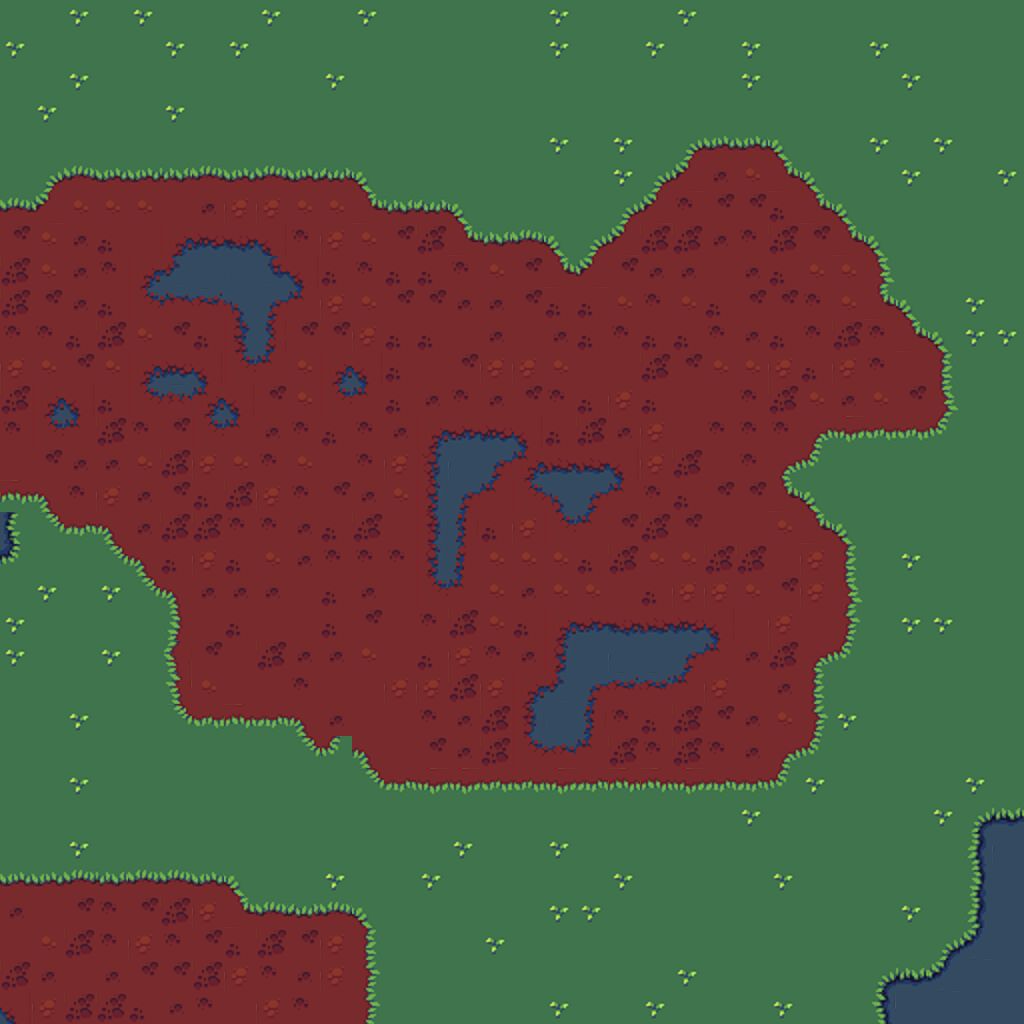

The image is a tile-based game level rendered from a .tmx file. Its description and source (layers, tilesets, objects; grid data summarised) follow:
An orthogonal 32x32 tile map with 32x32 px tiles, 1 tile layer (Layer0), 3 hidden layers not drawn, 2 tilesets.

<map version="1.2" tiledversion="1.2.1" orientation="orthogonal" renderorder="right-down" width="32" height="32" tilewidth="32" tileheight="32" infinite="0" nextlayerid="5" nextobjectid="1">
 <tileset firstgid="1" name="Meta" tilewidth="32" tileheight="32" tilecount="9" columns="3">
  <image source="../assets/New Piskel(6).png" trans="e98183" width="96" height="96" />
  <terraintypes>
   <terrain name="Mood" tile="0" />
  </terraintypes>
  <tile id="0" terrain="0,0,0,0">
   <properties>
    <property name="Name" value="Ground" />
   </properties>
  </tile>
  <tile id="1">
   <properties>
    <property name="Name" value="Mood" />
   </properties>
  </tile>
  <tile id="2">
   <properties>
    <property name="Name" value="pathway" />
   </properties>
  </tile>
  <tile id="3">
   <properties>
    <property name="Name" value="Obstacle" />
   </properties>
  </tile>
  <tile id="4">
   <properties>
    <property name="Name" value="Bedrock" />
   </properties>
  </tile>
 </tileset>
 <tileset firstgid="10" name="sheet" tilewidth="32" tileheight="32" tilecount="288" columns="24">
  <image source="../assets/sheet.png" trans="e98183" width="768" height="384" />
  <terraintypes>
   <terrain name="Grass" tile="48" />
   <terrain name="Dirst" tile="48" />
   <terrain name="Water" tile="48" />
  </terraintypes>
  <tile id="0" terrain="0,0,0,1" />
  <tile id="1" terrain="0,0,1,1" />
  <tile id="2" terrain="0,0,1,1" />
  <tile id="3" terrain="0,0,1,1" />
  <tile id="4" terrain="0,0,1,1" />
  <tile id="5" terrain="0,0,1,0" />
  <tile id="6" terrain="0,0,0,0" />
  <tile id="24" terrain="0,1,0,1" />
  <tile id="25" terrain="1,1,1,0" />
  <tile id="26" terrain="1,1,0,1" />
  <tile id="27" terrain="1,1,1,1" />
  <tile id="28" terrain="1,1,1,1" />
  <tile id="29" terrain="1,0,1,0" />
  <tile id="48" terrain="0,1,0,1" />
  <tile id="49" terrain="1,0,1,1" />
  <tile id="50" terrain="0,1,1,1" />
  <tile id="51" terrain="1,1,1,1" />
  <tile id="52" terrain="1,1,1,1" />
  <tile id="53" terrain="1,0,1,0" />
  <tile id="72" terrain="0,1,0,1" />
  <tile id="73" terrain="0,1,1,0" />
  <tile id="74" terrain="1,0,0,1" />
  <tile id="75" terrain="1,1,1,1" />
  <tile id="76" terrain="1,1,1,1" />
  <tile id="77" terrain="1,0,1,0" />
  <tile id="96" terrain="0,1,0,1" />
  <tile id="97" terrain="1,0,0,1" />
  <tile id="98" terrain="0,1,1,0" />
  <tile id="99" terrain="1,1,1,1" />
  <tile id="100" terrain="1,1,1,1" />
  <tile id="101" terrain="1,0,1,0" />
  <tile id="120" terrain="0,1,0,0" />
  <tile id="121" terrain="1,1,0,0" />
  <tile id="122" terrain="1,1,0,0" />
  <tile id="123" terrain="1,1,0,0" />
  <tile id="124" terrain="1,1,0,0" />
  <tile id="125" terrain="1,0,0,0" />
  <tile id="144" terrain="0,0,0,2" />
  <tile id="145" terrain="0,0,2,2" />
  <tile id="146" terrain="0,0,2,2" />
  <tile id="147" terrain="0,0,2,2" />
  <tile id="148" terrain="0,0,2,2" />
  <tile id="149" terrain="0,0,2,0" />
  <tile id="150" terrain="0,0,0,0" />
  <tile id="151" terrain="1,1,1,2" />
  <tile id="152" terrain="1,1,2,2" />
  <tile id="153" terrain="1,1,2,2" />
  <tile id="154" terrain="1,1,2,2" />
  <tile id="155" terrain="1,1,2,2" />
  <tile id="156" terrain="1,1,2,1" />
  <tile id="168" terrain="0,2,0,2" />
  <tile id="169" terrain="2,2,2,0" />
  <tile id="170" terrain="2,2,0,2" />
  <tile id="171" terrain="2,2,2,2" />
  <tile id="172" terrain="2,2,2,2" />
  <tile id="173" terrain="2,0,2,0" />
  <tile id="174" terrain="0,0,0,0" />
  <tile id="175" terrain="1,2,1,2" />
  <tile id="176" terrain="2,2,2,1" />
  <tile id="177" terrain="2,2,1,2" />
  <tile id="178" terrain="2,2,2,2" />
  <tile id="179" terrain="2,2,2,2" />
  <tile id="180" terrain="2,1,2,1" />
  <tile id="192" terrain="0,2,0,2" />
  <tile id="193" terrain="2,0,2,2" />
  <tile id="194" terrain="0,2,2,2" />
  <tile id="195" terrain="2,2,2,2" />
  <tile id="196" terrain="2,2,2,2" />
  <tile id="197" terrain="2,0,2,0" />
  <tile id="198" terrain="0,0,0,0" />
  <tile id="199" terrain="1,2,1,2" />
  <tile id="200" terrain="2,1,2,2" />
  <tile id="201" terrain="1,2,2,2" />
  <tile id="202" terrain="2,2,2,2" />
  <tile id="203" terrain="2,2,2,2" />
  <tile id="204" terrain="2,1,2,1" />
  <tile id="216" terrain="0,2,0,2" />
  <tile id="217" terrain="0,2,2,0" />
  <tile id="218" terrain="2,0,0,2" />
  <tile id="219" terrain="2,2,2,2" />
  <tile id="220" terrain="2,2,2,2" />
  <tile id="221" terrain="2,0,2,0" />
  <tile id="222" terrain="0,0,0,0" />
  <tile id="223" terrain="1,2,1,2" />
  <tile id="224" terrain="1,2,2,1" />
  <tile id="225" terrain="2,1,1,2" />
  <tile id="226" terrain="2,2,2,2" />
  <tile id="227" terrain="2,2,2,2" />
  <tile id="228" terrain="2,1,2,1" />
  <tile id="240" terrain="0,2,0,2" />
  <tile id="241" terrain="2,0,0,2" />
  <tile id="242" terrain="0,2,2,0" />
  <tile id="243" terrain="2,2,2,2" />
  <tile id="244" terrain=",2,2,2" />
  <tile id="245" terrain="2,0,2,0" />
  <tile id="246" terrain="0,0,0,0" />
  <tile id="247" terrain="1,2,1,2" />
  <tile id="248" terrain="2,1,1,2" />
  <tile id="249" terrain="1,2,2,1" />
  <tile id="250" terrain="2,2,2,2" />
  <tile id="251" terrain="2,2,2,2" />
  <tile id="252" terrain="2,1,2,1" />
  <tile id="264" terrain="0,2,0,0" />
  <tile id="265" terrain="2,2,0,0" />
  <tile id="266" terrain="2,2,0,0" />
  <tile id="267" terrain="2,2,0,0" />
  <tile id="268" terrain="2,2,0,0" />
  <tile id="269" terrain="2,0,0,0" />
  <tile id="270" terrain="0,0,0,0" />
  <tile id="271" terrain="1,2,1,1" />
  <tile id="272" terrain="2,2,1,1" />
  <tile id="273" terrain="2,2,1,1" />
  <tile id="274" terrain="2,2,1,1" />
  <tile id="275" terrain="2,2,1,1" />
  <tile id="276" terrain="2,1,1,1" />
 </tileset>
 <layer id="2" name="Layer0" width="32" height="32">
  <data>[1024 cells, 1024 non-empty, 78 distinct tile ids]</data>
 </layer>
 <layer id="1" name="Layer1" width="32" height="32" visible="0">
  <data>[1024 cells, 0 non-empty, 0 distinct tile ids]</data>
 </layer>
 <layer id="4" name="LayerSky" width="32" height="32" visible="0">
  <data>[1024 cells, 0 non-empty, 0 distinct tile ids]</data>
 </layer>
 <layer id="3" name="LayerMeta" width="32" height="32" visible="0" opacity="0.13">
  <data>[1024 cells, 1024 non-empty, 3 distinct tile ids]</data>
 </layer>
</map>